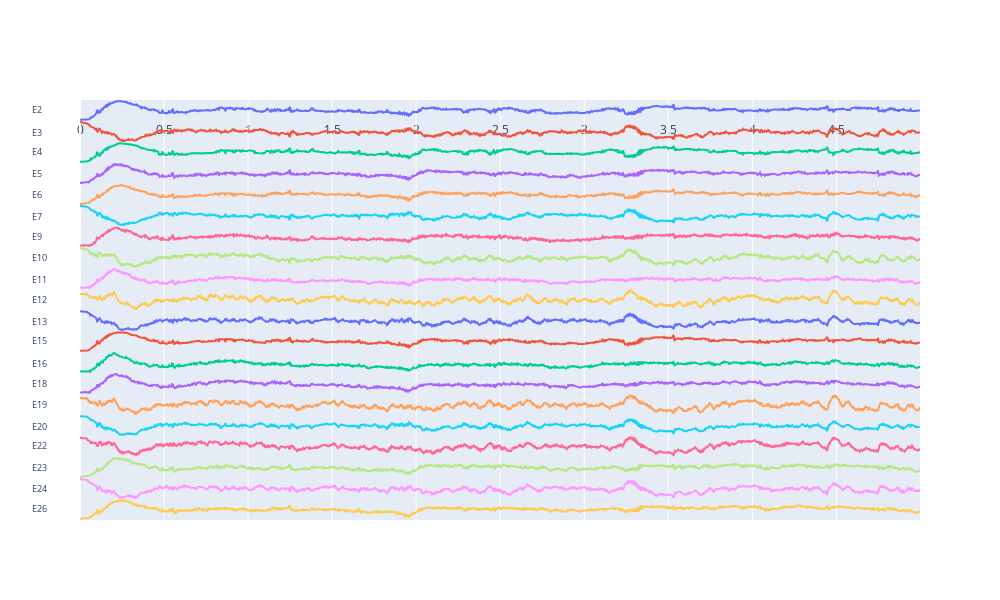

The cell this chart's notebook holds for it:
### Markdown cell above
## Raw data in time domain

### Code cell
from plotly.graph_objs import Layout, YAxis, Scatter, Annotation, Annotations, Data, Figure, Marker, Font
from plotly import tools
from plotly import graph_objects
import chart_studio.plotly as py
import matplotlib.pyplot as plt

n_channels = 20
start, stop = raw.time_as_index([0, 5])
picks = mne.pick_channels(raw.ch_names, include=raw.ch_names[:n_channels], exclude=[])


data, times = raw[picks[:n_channels], start:stop]
ch_names = [raw.info['ch_names'][p] for p in picks[:n_channels]]
#ch_names


step = 1. / n_channels
kwargs = dict(domain=[1 - step, 1], showticklabels=False, zeroline=False, showgrid=False)

# create objects for layout and traces
layout = Layout(yaxis=YAxis(kwargs), showlegend=False)
traces = [Scatter(x=times, y=data.T[:, 0])]

# loop over the channels
for ii in range(1, n_channels):
        kwargs.update(domain=[1 - (ii + 1) * step, 1 - ii * step])
        layout.update({'yaxis%d' % (ii + 1): YAxis(kwargs), 'showlegend': False})
        traces.append(Scatter(x=times, y=data.T[:, ii], yaxis='y%d' % (ii + 1)))

# add channel names using Annotations
annotations = Annotations([Annotation(x=-0.06, y=0, xref='paper', yref='y%d' % (ii + 1),
                                      text=ch_name, font=Font(size=9), showarrow=False)
                          for ii, ch_name in enumerate(ch_names)])
layout.update(annotations=annotations)

# set the size of the figure and plot it
layout.update(autosize=False, width=1000, height=600)
fig = Figure(data=Data(traces), layout=layout)
fig.show()
fig.write_html("raw_time_domain.html")

### Figure 1 — Plotly figure (JSON) as saved in the notebook; plotly's stock layout.template omitted (floating-point values rounded to 4 significant figures; data arrays with more than 128 entries replaced by an {"elided": "..."} marker saying what was removed)
{"data": [{"type": "scatter", "x": {"elided": "2500 float values"}, "y": {"elided": "2500 float values"}}, {"type": "scatter", "x": {"elided": "2500 float values"}, "y": {"elided": "2500 float values"}, "yaxis": "y2"}, {"type": "scatter", "x": {"elided": "2500 float values"}, "y": {"elided": "2500 float values"}, "yaxis": "y3"}, {"type": "scatter", "x": {"elided": "2500 float values"}, "y": {"elided": "2500 float values"}, "yaxis": "y4"}, {"type": "scatter", "x": {"elided": "2500 float values"}, "y": {"elided": "2500 float values"}, "yaxis": "y5"}, {"type": "scatter", "x": {"elided": "2500 float values"}, "y": {"elided": "2500 float values"}, "yaxis": "y6"}, {"type": "scatter", "x": {"elided": "2500 float values"}, "y": {"elided": "2500 float values"}, "yaxis": "y7"}, {"type": "scatter", "x": {"elided": "2500 float values"}, "y": {"elided": "2500 float values"}, "yaxis": "y8"}, {"type": "scatter", "x": {"elided": "2500 float values"}, "y": {"elided": "2500 float values"}, "yaxis": "y9"}, {"type": "scatter", "x": {"elided": "2500 float values"}, "y": {"elided": "2500 float values"}, "yaxis": "y10"}, {"type": "scatter", "x": {"elided": "2500 float values"}, "y": {"elided": "2500 float values"}, "yaxis": "y11"}, {"type": "scatter", "x": {"elided": "2500 float values"}, "y": {"elided": "2500 float values"}, "yaxis": "y12"}, {"type": "scatter", "x": {"elided": "2500 float values"}, "y": {"elided": "2500 float values"}, "yaxis": "y13"}, {"type": "scatter", "x": {"elided": "2500 float values"}, "y": {"elided": "2500 float values"}, "yaxis": "y14"}, {"type": "scatter", "x": {"elided": "2500 float values"}, "y": {"elided": "2500 float values"}, "yaxis": "y15"}, {"type": "scatter", "x": {"elided": "2500 float values"}, "y": {"elided": "2500 float values"}, "yaxis": "y16"}, {"type": "scatter", "x": {"elided": "2500 float values"}, "y": {"elided": "2500 float values"}, "yaxis": "y17"}, {"type": "scatter", "x": {"elided": "2500 float values"}, "y": {"elided": "2500 float values"}, "yaxis": "y18"}, {"type": "scatter", "x": {"elided": "2500 float values"}, "y": {"elided": "2500 float values"}, "yaxis": "y19"}, {"type": "scatter", "x": {"elided": "2500 float values"}, "y": {"elided": "2500 float values"}, "yaxis": "y20"}], "layout": {"annotations": [{"font": {"size": 9}, "showarrow": false, "text": "E2", "x": -0.06, "xref": "paper", "y": 0, "yref": "y"}, {"font": {"size": 9}, "showarrow": false, "text": "E3", "x": -0.06, "xref": "paper", "y": 0, "yref": "y2"}, {"font": {"size": 9}, "showarrow": false, "text": "E4", "x": -0.06, "xref": "paper", "y": 0, "yref": "y3"}, {"font": {"size": 9}, "showarrow": false, "text": "E5", "x": -0.06, "xref": "paper", "y": 0, "yref": "y4"}, {"font": {"size": 9}, "showarrow": false, "text": "E6", "x": -0.06, "xref": "paper", "y": 0, "yref": "y5"}, {"font": {"size": 9}, "showarrow": false, "text": "E7", "x": -0.06, "xref": "paper", "y": 0, "yref": "y6"}, {"font": {"size": 9}, "showarrow": false, "text": "E9", "x": -0.06, "xref": "paper", "y": 0, "yref": "y7"}, {"font": {"size": 9}, "showarrow": false, "text": "E10", "x": -0.06, "xref": "paper", "y": 0, "yref": "y8"}, {"font": {"size": 9}, "showarrow": false, "text": "E11", "x": -0.06, "xref": "paper", "y": 0, "yref": "y9"}, {"font": {"size": 9}, "showarrow": false, "text": "E12", "x": -0.06, "xref": "paper", "y": 0, "yref": "y10"}, {"font": {"size": 9}, "showarrow": false, "text": "E13", "x": -0.06, "xref": "paper", "y": 0, "yref": "y11"}, {"font": {"size": 9}, "showarrow": false, "text": "E15", "x": -0.06, "xref": "paper", "y": 0, "yref": "y12"}, {"font": {"size": 9}, "showarrow": false, "text": "E16", "x": -0.06, "xref": "paper", "y": 0, "yref": "y13"}, {"font": {"size": 9}, "showarrow": false, "text": "E18", "x": -0.06, "xref": "paper", "y": 0, "yref": "y14"}, {"font": {"size": 9}, "showarrow": false, "text": "E19", "x": -0.06, "xref": "paper", "y": 0, "yref": "y15"}, {"font": {"size": 9}, "showarrow": false, "text": "E20", "x": -0.06, "xref": "paper", "y": 0, "yref": "y16"}, {"font": {"size": 9}, "showarrow": false, "text": "E22", "x": -0.06, "xref": "paper", "y": 0, "yref": "y17"}, {"font": {"size": 9}, "showarrow": false, "text": "E23", "x": -0.06, "xref": "paper", "y": 0, "yref": "y18"}, {"font": {"size": 9}, "showarrow": false, "text": "E24", "x": -0.06, "xref": "paper", "y": 0, "yref": "y19"}, {"font": {"size": 9}, "showarrow": false, "text": "E26", "x": -0.06, "xref": "paper", "y": 0, "yref": "y20"}], "autosize": false, "height": 600, "showlegend": false, "width": 1000, "yaxis": {"domain": [0.95, 1], "showgrid": false, "showticklabels": false, "zeroline": false}, "yaxis10": {"domain": [0.5, 0.55], "showgrid": false, "showticklabels": false, "zeroline": false}, "yaxis11": {"domain": [0.45, 0.5], "showgrid": false, "showticklabels": false, "zeroline": false}, "yaxis12": {"domain": [0.4, 0.45], "showgrid": false, "showticklabels": false, "zeroline": false}, "yaxis13": {"domain": [0.35, 0.4], "showgrid": false, "showticklabels": false, "zeroline": false}, "yaxis14": {"domain": [0.3, 0.35], "showgrid": false, "showticklabels": false, "zeroline": false}, "yaxis15": {"domain": [0.25, 0.3], "showgrid": false, "showticklabels": false, "zeroline": false}, "yaxis16": {"domain": [0.2, 0.25], "showgrid": false, "showticklabels": false, "zeroline": false}, "yaxis17": {"domain": [0.15, 0.2], "showgrid": false, "showticklabels": false, "zeroline": false}, "yaxis18": {"domain": [0.1, 0.15], "showgrid": false, "showticklabels": false, "zeroline": false}, "yaxis19": {"domain": [0.05, 0.1], "showgrid": false, "showticklabels": false, "zeroline": false}, "yaxis2": {"domain": [0.9, 0.95], "showgrid": false, "showticklabels": false, "zeroline": false}, "yaxis20": {"domain": [0, 0.05], "showgrid": false, "showticklabels": false, "zeroline": false}, "yaxis3": {"domain": [0.85, 0.9], "showgrid": false, "showticklabels": false, "zeroline": false}, "yaxis4": {"domain": [0.8, 0.85], "showgrid": false, "showticklabels": false, "zeroline": false}, "yaxis5": {"domain": [0.75, 0.8], "showgrid": false, "showticklabels": false, "zeroline": false}, "yaxis6": {"domain": [0.7, 0.75], "showgrid": false, "showticklabels": false, "zeroline": false}, "yaxis7": {"domain": [0.65, 0.7], "showgrid": false, "showticklabels": false, "zeroline": false}, "yaxis8": {"domain": [0.6, 0.65], "showgrid": false, "showticklabels": false, "zeroline": false}, "yaxis9": {"domain": [0.55, 0.6], "showgrid": false, "showticklabels": false, "zeroline": false}}}
